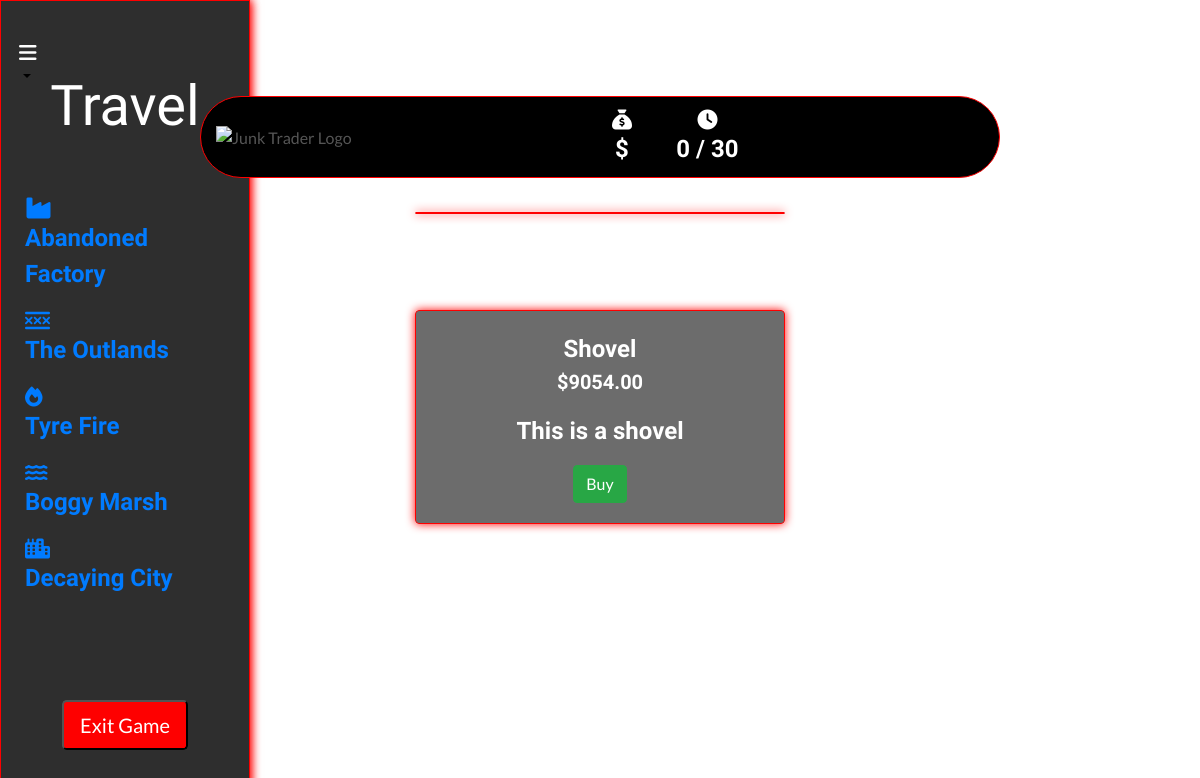
The app's page /collectables/1/, older data.
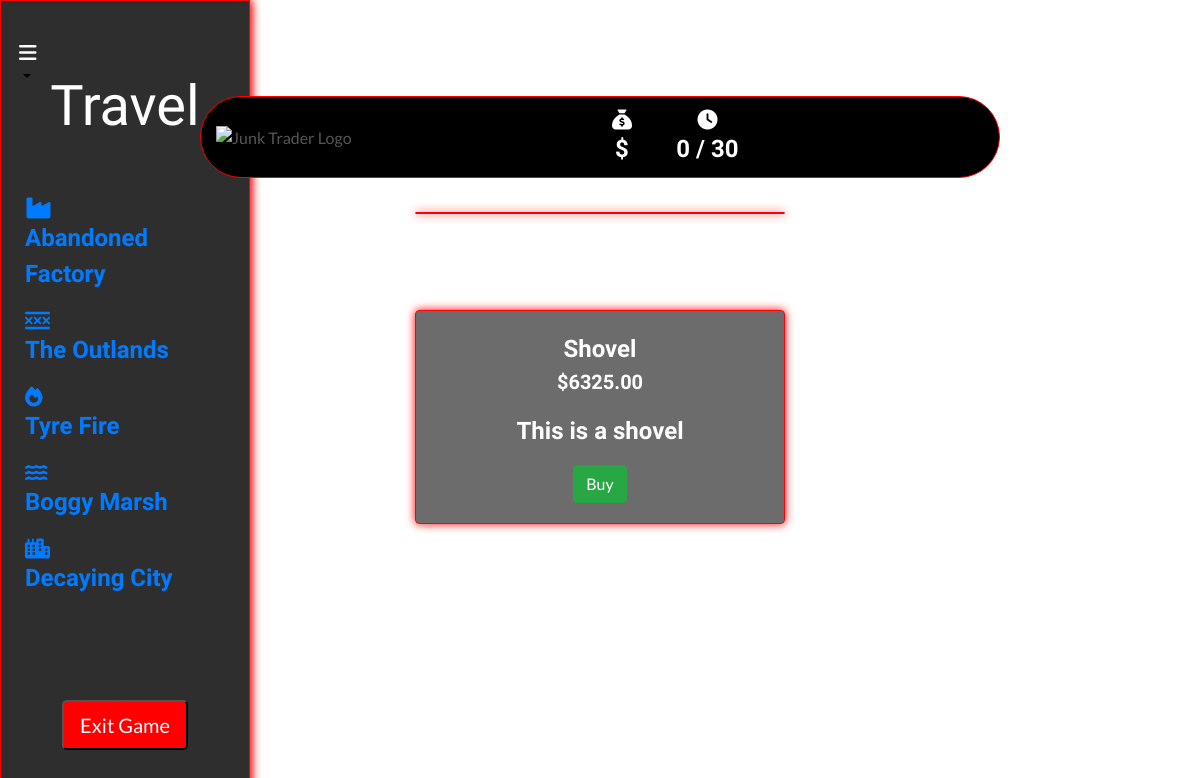
The same page, newer data.
### collectables/models.py (models this page shows, shortened)
class Collectable(models.Model):
    name = models.CharField(max_length=254)
    description = models.TextField()
    price = models.DecimalField(max_digits=6, decimal_places=2)
    previous_price = models.DecimalField(max_digits=10, decimal_places=2, default=0)
    image_url = models.URLField(max_length=1024, null=True, blank=True)
    image = models.ImageField(null=True, blank=True)
    glb_file = models.FileField(upload_to='glb_files/', null=True, blank=True)

### collectables/views.py (the view)
# urls.py: path('<int:collectable_id>/', views.collectable_detail, name='collectable_detail'),
def collectable_detail(request, collectable_id):
    collectable = get_object_or_404(Collectable, pk=collectable_id)
    context = {
        'collectable': collectable,
    }
    return render(request, 'collectables/collectable_detail.html', context)

### backpack/contexts.py (called while the page is built, shortened)
def backpack_contents(request):
    backpack_items = []
    total = 0
    total_quantity = 0
    collectable_count = 0
    backpack = request.session.get('backpack', {})
    grand_total = total
    context = {
        'backpack_items': backpack_items,
        'total': total,
        'total_quantity': total_quantity,
        'collectable_count': collectable_count,
        'grand_total': grand_total,
    }
    return context

def total_amount(request):
    total_amount = [0]
    return {'total_amount': total_amount}

def days_played(request):
    return {'days_played': request.session.get('days_played', 0)}

### collectables/templates/collectables/collectable_detail.html (shortened to what this page needs)
{% extends "base.html" %}
{% load static %}
{% block page_header %}
<div class="container header-container">
</div>
{% endblock %}
{% block content %}
<div class="container-fluid">
    <div class="row">
        <div class="col-md-3">
            <div class="fixed-panel">
                {% include 'includes/fixed_panel.html' %}
            </div>
        </div>
    </div>
</div>
<div class="container-fluid">
    <div class="row justify-content-center">
        <div class="col-12 col-md-6 col-lg-4">
            <div class="card box my-5">
            </div>
        </div>
    </div>
    <div class="row justify-content-center">
        <div class="col-12 col-md-6 col-lg-4">
            <div class="card box product-details-container mb-5 mt-md-5">
                <div class="card-body text-white text-center">
                    <p class="card-title mb-0">{{ collectable.name }}</p>
                    <p class="lead mb-0 font-weight-bold">${{ collectable.price }}</p>
                    <p class="card-text mt-3">{{ collectable.description }}</p>
                    <button type="button" class="btn btn-success" data-toggle="modal" data-target="#buyModal{{ collectable.id }}">
                        Buy
                    </button>
                </div>
            </div>
        </div>
    </div>
</div>
{% endblock %}

Row changes from the older to the newer data that the page shows:
changed Collectable "Shovel": price "9054.00" → "6325.00"
